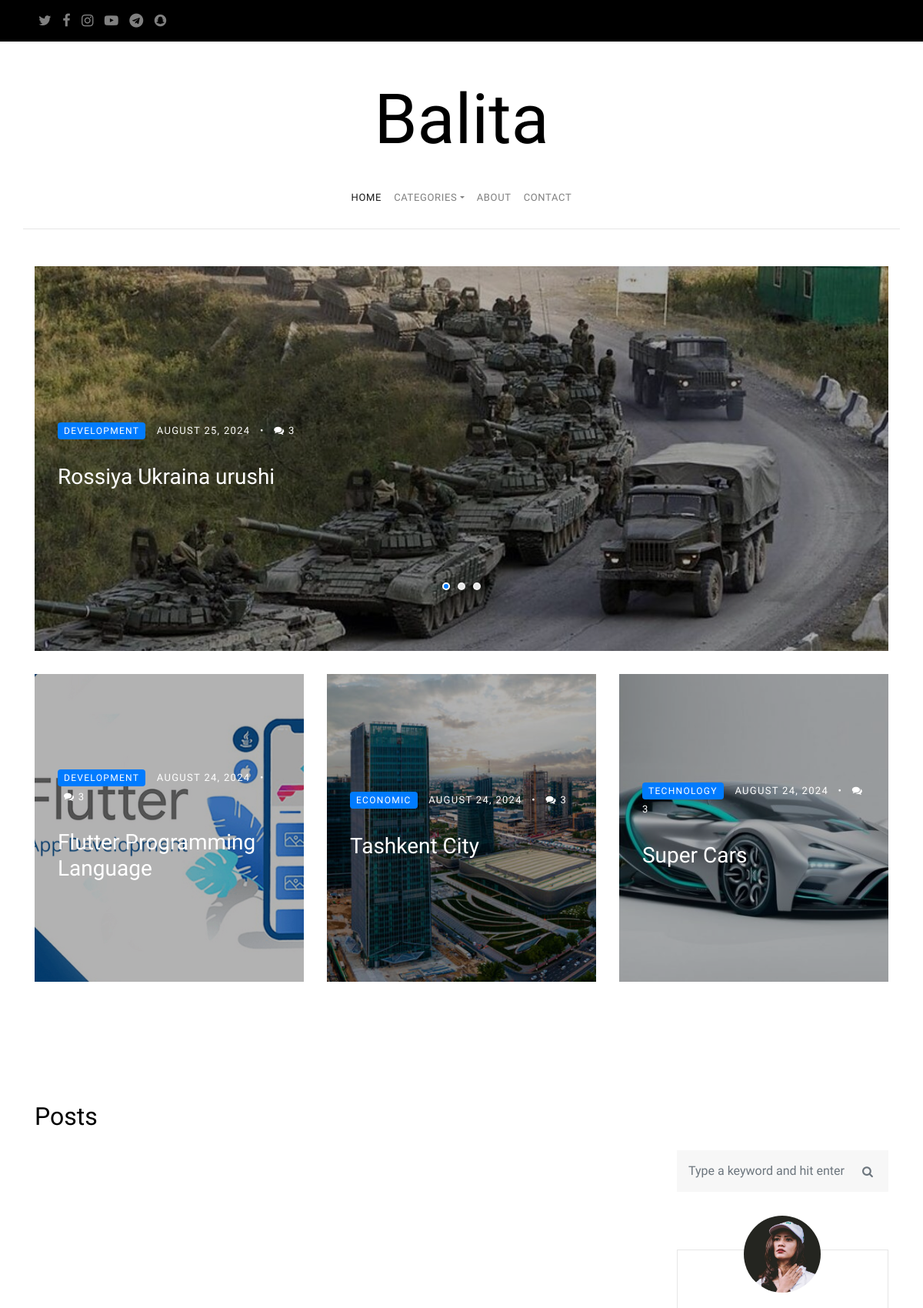
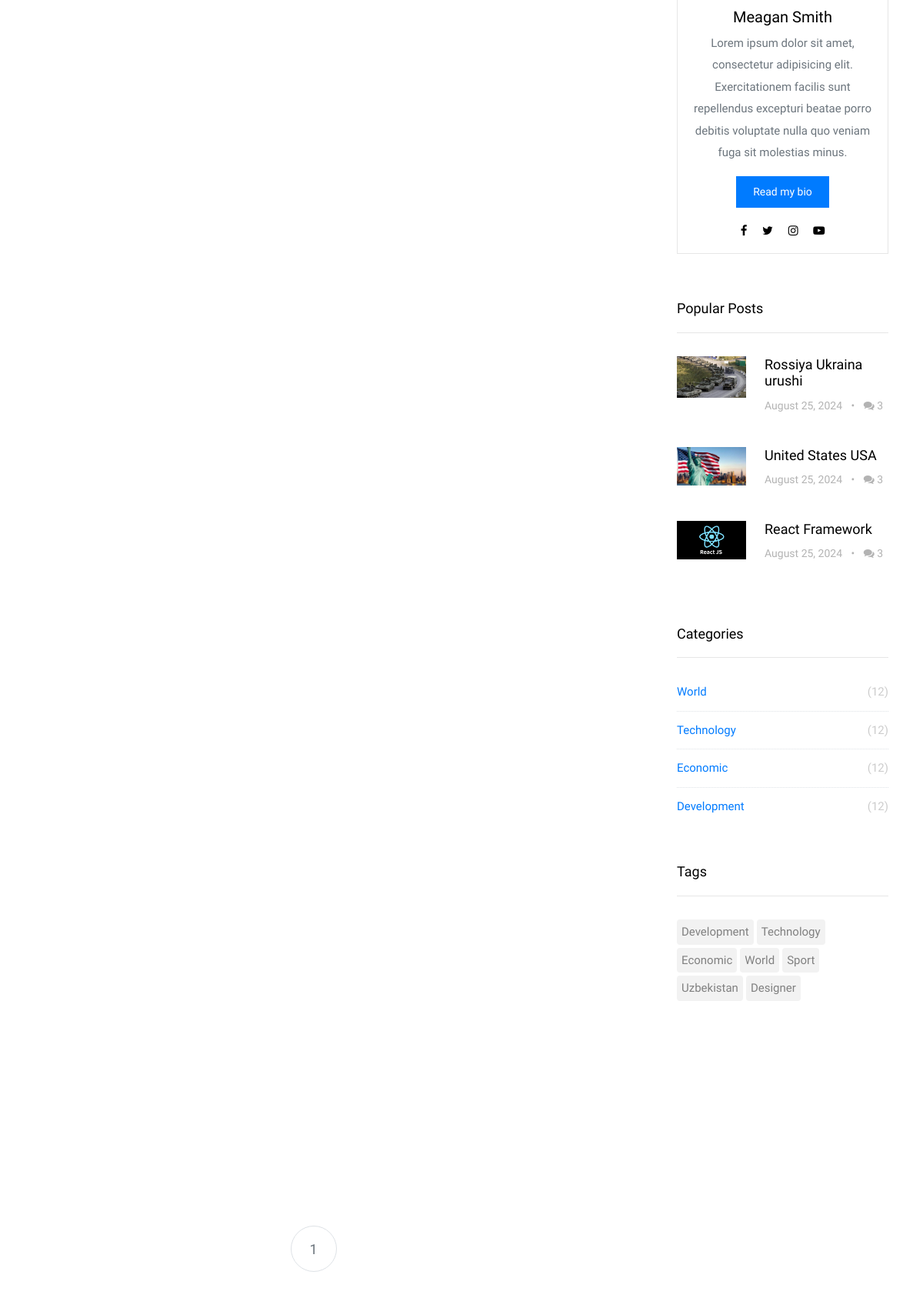
The page / (upper part) on the database its author committed (2 pictures, top to bottom).
### app/models.py (models this page shows, shortened)
class Post(BaseModel):
    user = models.ForeignKey(CustomUser, on_delete=models.CASCADE)
    category = models.ForeignKey(Category , on_delete=models.CASCADE)
    image = models.ImageField(upload_to='posts/')
    title = models.CharField(max_length=250)
    slug = models.SlugField(max_length=250)
    content = RichTextField()
    tag = models.ManyToManyField(Tag, blank=True)
    is_published = models.BooleanField(default=True)
    view_count = models.IntegerField(default=0)

class Category(BaseModel):
    name = models.CharField(max_length=250)
    slug = models.SlugField(max_length=250)

class Tag(BaseModel):
    name = models.CharField(max_length=250)

### app/views.py (the view)
# urls.py: path('', home , name='home'),
def home(request):
    data = request.GET
    page = data.get('page', 1)
    latest_posts = Post.objects.filter(is_published=True).order_by("-pk")[:4]
    categories = Category.objects.all()
    slide_posts = Post.objects.filter(is_published=True).order_by("-view_count")[:3]
    blog_posts = Post.objects.filter(is_published=True).order_by("-view_count")[3:6]
    more_posts = Post.objects.filter(is_published=True).order_by("-view_count")[6:9]
    posts = Post.objects.filter(is_published=True).order_by("-created_at")
    page_obj = Paginator(posts, 10)
    tags = Tag.objects.all()
    context = {
        "categories":categories,
        "posts": page_obj.get_page(page),
        "latest_posts":latest_posts,
        "slide_posts":slide_posts,
        "blog_posts":blog_posts,
        "more_posts":more_posts,
        "tags":tags
    }
    return render(request, 'index.html', context=context)

### templates/index.html (shortened to what this page needs)
{% extends 'base.html' %}
{% load static %}
{% block content %}
<section class="site-section pt-5">
    <div class="container">
        <div class="row">
            <div class="col-md-12">
                <div class="owl-carousel owl-theme home-slider">
                    {% for post in slide_posts %}
                    <div>
                        <a href="{% url 'views' post.slug %}" class="a-block d-flex align-items-center height-lg"
                           style="background-image: url('{{ post.image.url }}'); ">
                            <div class="text half-to-full">
                                <div class="post-meta">
                                    <span class="category">{{ post.category.name }}</span>
                                    <span class="mr-2">{{ post.created_at | date:"F d, Y" }} </span> &bullet;
                                    <span class="ml-2"><span class="fa fa-comments"></span> 3</span>
                                </div>
                                <h3>{{ post.title }}</h3>
                            </div>
                        </a>
                    </div>
                    {% endfor %}
                </div>
            </div>
        </div>
        <div class="row">
            {% for post in blog_posts %}
            <div class="col-md-6 col-lg-4">
                <a href="{% url 'views' post.slug %}" class="a-block d-flex align-items-center height-md"
                   style="background-image: url('{{ post.image.url }}'); ">
                    <div class="text">
                        <div class="post-meta">
                            <span class="category">{{ post.category.name }}</span>
                            <span class="mr-2">{{ post.created_at | date:"F d, Y" }} </span> &bullet;
                            <span class="ml-2"><span class="fa fa-comments"></span> 3</span>
                        </div>
                        <h3>{{ post.title }}</h3>
                    </div>
                </a>
            </div>
            {% endfor %}
        </div>
    </div>
</section>
<section class="site-section py-sm">
    <div class="container">
        <div class="row">
            <div class="col-md-6">
                <h2 class="mb-4">Posts</h2>
            </div>
        </div>
        <div class="row blog-entries">
            <div class="col-md-12 col-lg-8 main-content">
                <div class="row">
                    {% for post in posts %}
                    <div class="col-md-6 col-lg-6">
                    </div>
                    {% endfor %}
                </div>
                <div class="row">
                    <div class="col-md-12 text-center">
                        <nav aria-label="Page navigation" class="text-center">
                            <ul class="pagination">
                                    {% for i in posts.paginator.page_range %}
                                        {% if posts.number == i %}
                                            <li class="page-item"><a class="active page-link">{{ i }}</a></li>
                                        {% else %}
                                            <li class="page-item"><a class="page-link" href="?page={{ i }}">{{ i }}</a></li>
                                        {% endif %}
                                    {% endfor %}
                            </ul>
                        </nav>
                    </div>
                </div>
            </div>
                {% include 'sitebar.html' %}
        </div>
    </div>
</section>
{% endblock %}

### templates/sitebar.html
{% load static %}
<div class="col-md-12 col-lg-4 sidebar">
                <div class="sidebar-box search-form-wrap">
                    <form action="#" class="search-form">
                        <div class="form-group">
                            <span class="icon fa fa-search"></span>
                            <input type="text" class="form-control" id="s" placeholder="Type a keyword and hit enter">
                        </div>
                    </form>
                </div>
<div class="sidebar-box">
                    <div class="bio text-center">
                        <img src="{% static 'images/person_1.jpg' %}" alt="Image Placeholder" class="img-fluid">
                        <div class="bio-body">
                            <h2>Meagan Smith</h2>
                            <p>Lorem ipsum dolor sit amet, consectetur adipisicing elit. Exercitationem facilis sunt
                                repellendus excepturi beatae porro debitis voluptate nulla quo veniam fuga sit molestias
                                minus.</p>
                            <p><a href="#" class="btn btn-primary btn-sm">Read my bio</a></p>
                            <p class="social">
                                <a href="#" class="p-2"><span class="fa fa-facebook"></span></a>
                                <a href="#" class="p-2"><span class="fa fa-twitter"></span></a>
                                <a href="#" class="p-2"><span class="fa fa-instagram"></span></a>
                                <a href="#" class="p-2"><span class="fa fa-youtube-play"></span></a>
                            </p>
                        </div>
                    </div>
                </div>
<div class="sidebar-box">
    <h3 class="heading">Popular Posts</h3>
    <div class="post-entry-sidebar">
        <ul>
            {% for post in slide_posts %}
            <li>
                <a href="{% url 'views' post.slug %}">
                    <img src="{{ post.image.url }}" alt="Image placeholder" class="mr-4">
                    <div class="text">
                        <h4>{{ post.title }}</h4>
                        <div class="post-meta">
                            <span class="mr-2">{{ post.created_at | date:"F d, Y" }}</span> &bullet;
                            <span class="ml-2"><span class="fa fa-comments"></span> 3</span>
                        </div>
                    </div>
                </a>
            </li>
            {% endfor %}
        </ul>
    </div>
</div>
<div class="sidebar-box">
    <h3 class="heading">Categories</h3>
    <ul class="categories">
        {% for ctg in categories %}
        <li><a href="{% url 'category' ctg.slug %}">{{ ctg.name }} <span>(12)</span></a></li>
        {% endfor %}
    </ul>
</div>
<div class="sidebar-box">
    <h3 class="heading">Tags</h3>
    <ul class="tags">
        {% for tag in tags %}
            <li><a href="#">{{ tag.name }}</a></li>
        {% endfor %}
    </ul>
</div>
</div>

### static/css/style.css (style rules this page uses)
body { background: #fff; font-family: "Josefin Sans", arial, sans-serif; font-weight: 300; font-size: 18px; line-height: 1.9; color: #6c757d; }
a { -webkit-transition: .3s all ease; -o-transition: .3s all ease; transition: .3s all ease; text-decoration: none; }
h1, h2, h3, h4 { color: #000; font-family: "Josefin Sans", arial, sans-serif; }
.category { display: inline-block; background: #007bff; padding: 2px 8px; line-height: 1.5; font-size: 12px; border-radius: 4px; text-transform: uppercase; color: #fff !important; margin-right: 10px; }
.a-block { display: block; background-size: cover; background-position: center center; padding: 30px; position: relative; margin-bottom: 30px; height: 300px; }
.a-block.height-lg { height: 500px; }
.a-block.height-md { height: 400px; }
.a-block:before { background: #000; position: absolute; content: ""; z-index: 1; opacity: .3; -webkit-transition: .3s all ease; -o-transition: .3s all ease; transition: .3s all ease; top: 0; left: 0; right: 0; bottom: 0; }
.a-block .text { position: relative; z-index: 2; max-width: 100%; }
.a-block .text.half-to-full { max-width: 50%; }
.a-block .text .post-meta { color: #fff; text-transform: uppercase; letter-spacing: .1em; font-size: 13px; margin-bottom: 30px; }
.a-block .text h3 { color: #fff; border: 1px solidi red; }
.bio { padding: 15px; background: #fff; border: 1px solid #e6e6e6; font-weight: 400; }
.bio img { max-width: 100px; margin-top: -4em; border-radius: 50%; position: relative; margin-bottom: 30px; }
.bio h2 { font-size: 20px; }
.bio .bio-body .social a { color: #000; }
.site-section { padding: 7em 0; }
.site-section.py-sm { padding: 0em 0; }
.blog-entries .post-meta { margin-bottom: 20px; color: #b3b3b3; }
.btn, .form-control { outline: none; -webkit-box-shadow: none !important; box-shadow: none !important; border-radius: 0; }
.form-control { -webkit-box-shadow: none !important; box-shadow: none !important; }
.btn { -webkit-transition: .3s all ease; -o-transition: .3s all ease; transition: .3s all ease; padding: 8px 20px; }
.btn.btn-primary { color: #fff; border-width: 2px; }
.btn.btn-sm { font-size: 14px; }
.owl-carousel.home-slider { z-index: 1; position: relative; }
.sidebar { padding-left: 5em; }
.sidebar-box { margin-bottom: 4em; font-size: 15px; width: 100%; float: left; background: #fff; }
.sidebar-box *:last-child { margin-bottom: 0; }
.sidebar-box .heading { font-size: 18px; margin-bottom: 30px; padding-bottom: 20px; border-bottom: 1px solid #e6e6e6; }
.tags { padding: 0; margin: 0; font-weight: 400; }
.tags li { padding: 0; margin: 0 4px 4px 0; float: left; display: inline-block; }
.tags li a { float: left; display: block; border-radius: 4px; padding: 2px 6px; color: gray; background: #f2f2f2; }
.pagination { margin-bottom: 5em; text-align: center !important; display: block; }
.pagination li { margin-right: 5px; margin-bottom: 5px; display: inline-block; }
.pagination li a { border-radius: 50% !important; width: 60px; height: 60px; line-height: 60px; padding: 0; margin: 0; display: inline-block; text-align: center; }
.categories { padding: 0; margin: 0; font-weight: 400; }
.categories li { padding: 0; margin: 0; position: relative; margin-bottom: 10px; padding-bottom: 10px; border-bottom: 1px dotted #dee2e6; list-style: none; }
.categories li:last-child { margin-bottom: 0; border-bottom: none; padding-bottom: 0; }
.categories li a { display: block; }
.categories li a span { position: absolute; right: 0; top: 0; color: #ccc; }
.heading { color: #000; }
.post-entry-sidebar .post-meta { font-size: 14px; color: #b3b3b3; }
.post-entry-sidebar ul { padding: 0; margin: 0; }
.post-entry-sidebar ul li { list-style: none; padding: 0 0 20px 0; margin: 0 0 20px 0; }
.post-entry-sidebar ul li a { display: table; }
.post-entry-sidebar ul li a img { width: 90px; }
.post-entry-sidebar ul li a img, .post-entry-sidebar ul li a .text { display: table-cell; vertical-align: middle; }
.post-entry-sidebar ul li a .text h4 { font-size: 18px; }
.search-form-wrap { margin-bottom: 5em; display: block; }
.search-form .form-group { position: relative; }
.search-form .form-group #s { padding-right: 50px; background: #f7f7f7; padding: 15px 15px; border: none; }
.search-form .icon { position: absolute; top: 50%; right: 20px; -webkit-transform: translateY(-50%); -ms-transform: translateY(-50%); transform: translateY(-50%); }

### rows shown on the page
Post: image (picture), category.name "DEVELOPMENT", created_at "AUGUST 25, 2024", title "Rossiya Ukraina urushi", created_at "August 25, 2024"
Post: image (picture), category.name "DEVELOPMENT", created_at "AUGUST 24, 2024", title "Flutter Programming Language"
Post: image (picture), category.name "ECONOMIC", created_at "AUGUST 24, 2024", title "Tashkent City"
Post: image (picture), category.name "TECHNOLOGY", created_at "AUGUST 24, 2024", title "Super Cars"
Post: image (picture), title "United States USA", created_at "August 25, 2024"
Post: image (picture), title "React Framework", created_at "August 25, 2024"
Category: name "World"
Category: name "Technology"
Category: name "Economic"
Category: name "Development"
Tag: name "Development"
Tag: name "Technology"
Tag: name "Economic"
Tag: name "World"
Tag: name "Sport"
Tag: name "Uzbekistan"
Tag: name "Designer"

### other values the page prints
{{ i }} "1"
